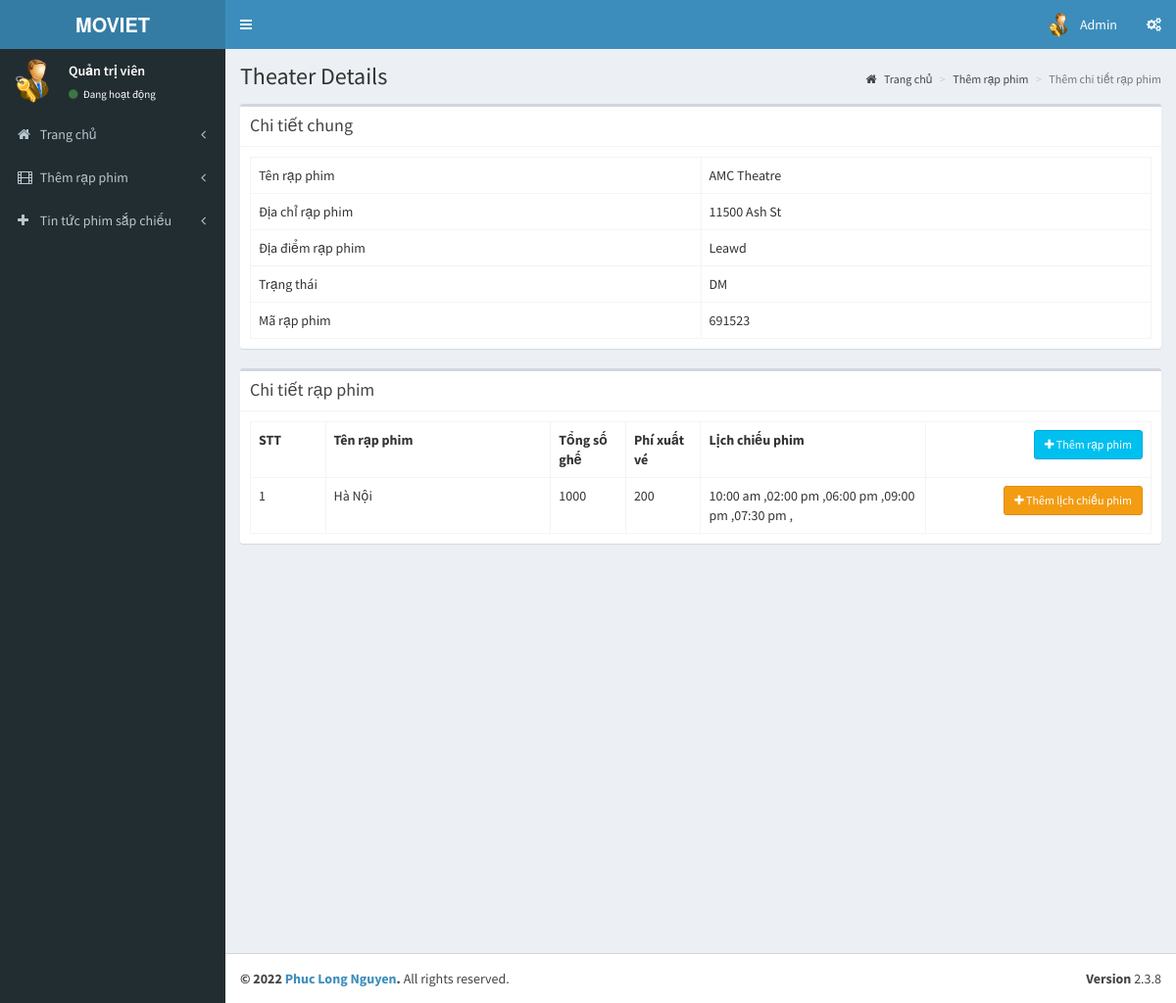
The app's page /admin/pages/add_theatre_2.1.php?id=3 (signed in) with its own data.
### tables this page shows
CREATE TABLE IF NOT EXISTS `tbl_theatre` (
  `id` int(11) NOT NULL AUTO_INCREMENT,
  `name` varchar(100) NOT NULL,
  `address` text NOT NULL,
  `place` text NOT NULL,
  `state` text NOT NULL,
  `pin` int(11) NOT NULL,
  PRIMARY KEY (`id`)
);

CREATE TABLE IF NOT EXISTS `tbl_screens` (
  `screen_id` int(11) NOT NULL AUTO_INCREMENT,
  `t_id` int(11) NOT NULL COMMENT 'theatre id',
  `screen_name` varchar(110) NOT NULL,
  `seats` int(11) NOT NULL COMMENT 'number of seats',
  `charge` int(11) NOT NULL,
  PRIMARY KEY (`screen_id`)
);

CREATE TABLE IF NOT EXISTS `tbl_show_time` (
  `st_id` int(11) NOT NULL AUTO_INCREMENT,
  `screen_id` int(11) NOT NULL,
  `name` varchar(40) NOT NULL COMMENT 'noon,second,etc',
  `start_time` time NOT NULL,
  PRIMARY KEY (`st_id`)
);

### admin/pages/add_theatre_2.1.php (the view, shortened to what this page needs)
<?php
include('header.php');
?>
  <div class="content-wrapper">
    <section class="content-header">
      <h1>
        Theater Details
      </h1>
      <ol class="breadcrumb">
        <li><a href="index.php"><i class="fa fa-home"></i> Trang chủ</a></li>
        <li><a href="add_theater.php">Thêm rạp phim</a></li>
        <li class="active">Thêm chi tiết rạp phim</li>
      </ol>
    </section>
    <section class="content">
      <div class="box">
         <div class="box-header with-border">
              <h3 class="box-title">Chi tiết chung</h3>
            </div>
        <div class="box-body">
          <?php
            $th=mysqli_query($con,"select * from tbl_theatre where id='".$_GET['id']."'");
            $theatre=mysqli_fetch_array($th);
          ?>
            <table class="table table-bordered table-hover">
                <tr>
                    <td class="col-md-6">Tên rạp phim</td>
                    <td  class="col-md-6"><?php echo $theatre['name'];?></td>
                </tr>
                <tr>
                    <td>Địa chỉ rạp phim</td>
                    <td><?php echo $theatre['address'];?></td>
                </tr>
                <tr>
                    <td>Địa điểm rạp phim</td>
                    <td><?php echo $theatre['place'];?></td>
                </tr>
                <tr>
                    <td>Trạng thái</td>
                    <td><?php echo $theatre['state'];?></td>
                </tr>
                <tr>
                    <td>Mã rạp phim</td>
                    <td><?php echo $theatre['pin'];?></td>
                </tr>
            </table>
        </div>
      </div>
         <div class="box">
         <div class="box-header with-border">
              <h3 class="box-title">Chi tiết rạp phim</h3>
            </div>
        <div class="box-body" id="screendtls">
          <?php
            $sr=mysqli_query($con,"select * from tbl_screens where t_id='".$_GET['id']."'");
            if(mysqli_num_rows($sr))
            {
          ?>
            <table class="table table-bordered table-hover">
              <th class="col-md-1">STT</th>
              <th class="col-md-3">Tên rạp phim</th>
              <th class="col-md-1">Tổng số ghế</th>
              <th class="col-md-1">Phí xuất vé</th>
              <th class="col-md-3">Lịch chiếu phim</th>
              <th class="text-right col-md-3"><button data-toggle="modal" data-target="#view-modal" id="getUser" class="btn btn-sm btn-info"><i class="fa fa-plus"></i> Thêm rạp phim</button></th>
                <?php
                $sl=1;
                while($screen=mysqli_fetch_array($sr))
                {
                  ?>
                  <tr>
                    <td><?php echo $sl;?></td>
                    <td><?php echo $screen['screen_name'];?></td>
                    <td><?php echo $screen['seats'];?></td>
                    <td><?php echo $screen['charge'];?></td>
                    <?php
                      $st=mysqli_query($con,"select * from tbl_show_time where screen_id='".$screen['screen_id']."'");
                    ?>
                    <td><?php if(mysqli_num_rows($st)) { while($stm=mysqli_fetch_array($st))
                    { echo date('h:i a',strtotime($stm['start_time']))." ,";}}
                    else
                    {echo "No Show Time Added";}
                    ?></td>
                    <td class="text-right"><button data-toggle="modal" data-id="<?php echo $screen['screen_id'];?>" data-target="#view-modal2" id="getUser2" class="btn btn-sm btn-warning"><i class="fa fa-plus"></i> Thêm lịch chiếu phim</button></td>
                  </tr>
                  <?php
                  $sl++;
                }
                ?>
            </table>
            <?php
            }
            else
            {
              ?>
              <button data-toggle="modal" data-target="#view-modal" id="getUser" class="btn btn-sm btn-info"><i class="fa fa-plus"></i> Thêm rạp phim</button>
              <?php
            }
            ?>
        </div>
      </div>
    </section>
  </div>
  <?php
include('footer.php');
?>

### records on screen
tbl_theatre: name "AMC Theatre", address "11500 Ash St", place "Leawd", state "DM", pin "691523"
tbl_screens: screen_name "Hà Nội", seats "1000", charge "200"
tbl_show_time: start_time "10:00 am"
tbl_show_time: start_time "02:00 pm"
tbl_show_time: start_time "06:00 pm"
tbl_show_time: start_time "09:00 pm"
tbl_show_time: start_time "07:30 pm"
